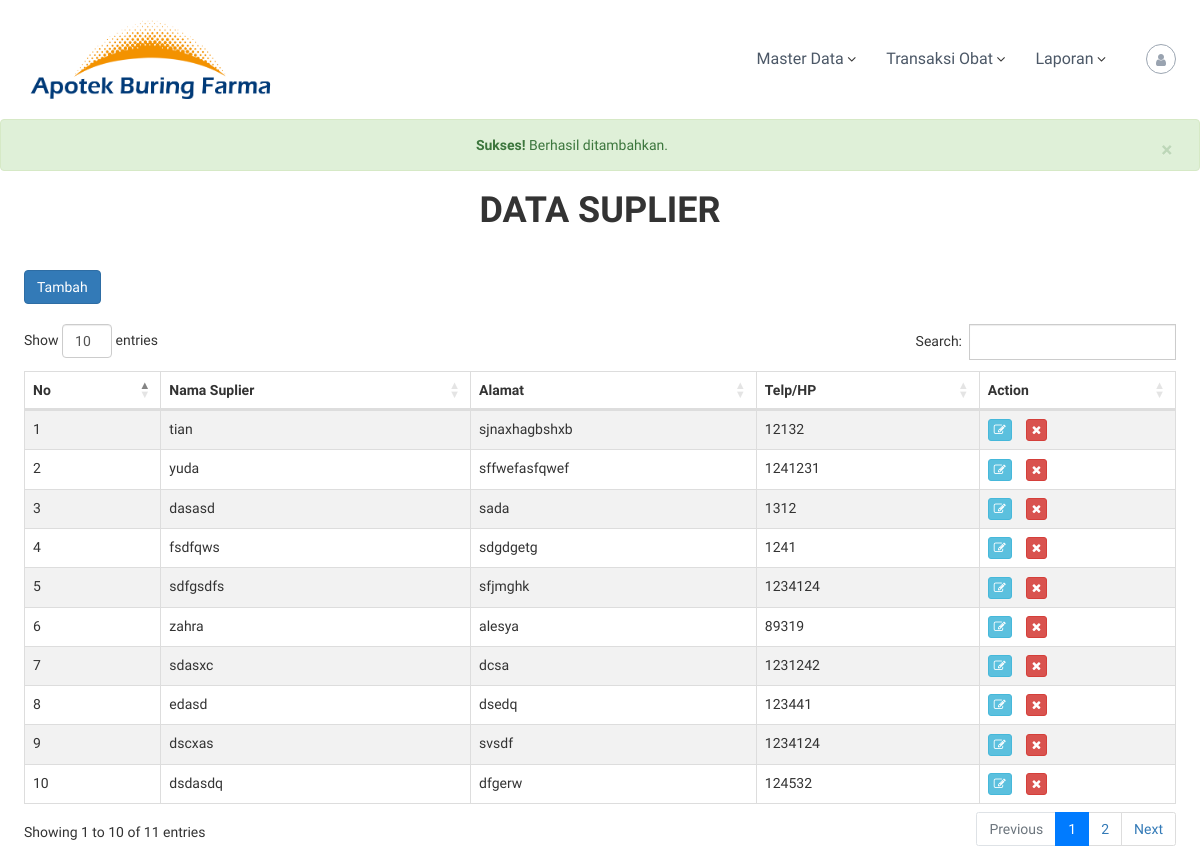
Page /view/master_suplier.php?pesan=input (signed in) on the committed database.
### tables this page shows
CREATE TABLE `suplier` (
  `id` int(10) NOT NULL,
  `nama_suplier` varchar(255) NOT NULL,
  `alamat` varchar(255) NOT NULL,
  `telp_hp` int(15) NOT NULL
);

### view/master_suplier.php (the view, shortened to what this page needs)
<!DOCTYPE html>
<html lang="id-ID">
<head>
    <link href="//maxcdn.bootstrapcdn.com/font-awesome/4.1.0/css/font-awesome.min.css" rel="stylesheet">
    <link rel='stylesheet' id='font-awesome-css'  href="../assets/css/font-awesome.min.css" type='text/css' media='' />
    <link rel='stylesheet' id='flash-style-css'  href="../assets/css/style.css" type='text/css' media='all' />
    <link rel='stylesheet' id='responsive-css'  href="../assets/css/responsive.min.css" type='text/css' media='' />
    <link rel='stylesheet'  href="https://cdnjs.cloudflare.com/ajax/libs/twitter-bootstrap/4.1.3/css/bootstrap.css" type='text/css' media='' />
    <link rel='stylesheet'  href="https://cdn.datatables.net/1.10.20/css/dataTables.bootstrap4.min.css" type='text/css' media='' />
    <link rel="stylesheet" href="https://maxcdn.bootstrapcdn.com/bootstrap/3.4.1/css/bootstrap.min.css">
</head>
<body class="post-template-default single single-post postid-112 single-format-standard wp-custom-logo  left-logo-right-menu right-sidebar">
<div id="page" class="site">
    <header id="masthead" class="site-header" role="banner">
        <div class="header-bottom">
            <div class="tg-container">
                <div class="logo">
                    <figure class="logo-image">
                        <a href="/apotek" class="custom-logo-link" rel="home">
                            <img width="250" height="90" src="../assets/img/logo.png" class="custom-logo" alt="Aplikasi Apotek Terbaik Inofarma 2.0" srcset="../assets/img/logo.png 350w, ../assets/img/logo.png 300w" sizes="(max-width: 350px) 100vw, 350px" />
                        </a>
                    </figure>
                </div>
                <div class="site-navigation-wrapper">
                    <nav id="site-navigation" class="main-navigation" role="navigation">
                        <div class="menu-blog-inofarma-container">
                            <ul id="primary-menu" class="menu">
                                <?php if($_SESSION['jabatan']=="Administrator"){
                                echo "<li id='menu-item-70' class='menu-item-has-children menu-item menu-item-type-custom menu-item-object-custom menu-item-70'><a href='#'>Master Data</a>
                                    <ul id='sub-menu' class='sub-menu'>
                                        <li class='menu-item'><a href='master_user.php'>Master User</a></li>
                                        <li class='menu-item'><a href='master_suplier.php'>Master Suplier</a></li>
                                        <li class='menu-item'><a href='master_obat.php'>Master Obat</a></li>
                                    </ul>
                                </li>";}
                                if($_SESSION['jabatan']=="Administrator" || $_SESSION['jabatan']=="Operator Gudang"){
                                echo "<li id='menu-item-70' class='menu-item-has-children menu-item menu-item-type-custom menu-item-object-custom menu-item-70'><a href='#''>Transaksi Obat</a>
                                    <ul id='sub-menu' class='sub-menu'>";
                                    echo "</ul>
                                </li>";
                                }
                                if($_SESSION['jabatan']=="Administrator" || $_SESSION['jabatan']=="Pemilik"){
                                echo "<li id='menu-item-70' class='menu-item-has-children menu-item menu-item-type-custom menu-item-object-custom menu-item-70'><a href='#'>Laporan</a>
                                    <ul id='sub-menu' class='sub-menu'>
                                        <li class='menu-item'><a href='laporan_obat_keluar.php'>Laporan Obat Keluar
                                        </a></li>
                                    </ul>
                                </li>";}
                            echo "</ul>";
                            ?>
                        </div>
                    </nav>
                </div>
                <div class="header-action-container">
                    <div class="search-wrap">
                        <div class="search-icon">
                            <i class="fa fa-user"></i>
                        </div>
                    </div>
                </div>
            </div>
        </div>
    </header>
    <div id="content" class="site-content">
        <?php
        if(isset($_GET['pesan'])){
            if($_GET['pesan']=="input"){
                echo"<div class='alert alert-success alert-dismissible' style='text-align: center;'><a href='#'' class='close' data-dismiss='alert' aria-label='close'>&times;</a><strong>Sukses!</strong> Berhasil ditambahkan.</div>";
            }
        }
        ?>
        <h1 style="text-align:center; font-weight: bold; padding-bottom: 30px;">DATA SUPLIER</h1>
        <div class="tg-container">
            <button type="button" class="btn btn-primary" data-toggle="modal" data-target="#addtambah">Tambah</button><br/><br/>
            <table id="example" class="table table-striped table-bordered" style="width:100%">
                <thead>
                    <tr>
                        <th>No</th>
                        <th>Nama Suplier</th>
                        <th>Alamat</th>
                        <th>Telp/HP</th>
                        <th>Action</th>
                    </tr>
                </thead>
                <tbody>
                    <?php
                        include '../koneksi/conn.php';
                        $no = 1;
                        $data = mysqli_query($koneksi,"select * from suplier");
                        while($d = mysqli_fetch_array($data)){
                    ?>
                    <tr>
                        <td><?php echo $no++; ?></td>
                        <td><?php echo $d['nama_suplier']; ?></td>
                        <td><?php echo $d['alamat']; ?></td>
                        <td><?php echo $d['telp_hp']; ?></td>
                        <td><a href="#" type="button" class="btn btn-info btn-xs" data-toggle="modal" data-target="#edit<?php echo $d['id']; ?>"><i class="fa fa-edit" ></i></a>&nbsp;&nbsp;&nbsp;
                            <a href="#" type="button" class="btn btn-danger btn-xs" data-toggle="modal" data-target="#delete<?php echo $d['id']; ?>"><i class="fa fa-remove" ></i></a>
                        </td>
                    </tr>
                    <?php
                    }
                    ?>
                </tbody>
            </table>
        </div>
    </div>
</body>
</html>

### view/master_suplier.php (style rules this page uses)
body { font-family:Comfortaa, "Comic Sans MS", cursive, sans-serif;font-weight:300; }

### rows in the picture
suplier: nama_suplier "tian", alamat "sjnaxhagbshxb", telp_hp "12132"
suplier: nama_suplier "yuda", alamat "sffwefasfqwef", telp_hp "1241231"
suplier: nama_suplier "dasasd", alamat "sada", telp_hp "1312"
suplier: nama_suplier "fsdfqws", alamat "sdgdgetg", telp_hp "1241"
suplier: nama_suplier "sdfgsdfs", alamat "sfjmghk", telp_hp "1234124"
suplier: nama_suplier "zahra", alamat "alesya", telp_hp "89319"
suplier: nama_suplier "sdasxc", alamat "dcsa", telp_hp "1231242"
suplier: nama_suplier "edasd", alamat "dsedq", telp_hp "123441"
suplier: nama_suplier "dscxas", alamat "svsdf", telp_hp "1234124"
suplier: nama_suplier "dsdasdq", alamat "dfgerw", telp_hp "124532"
